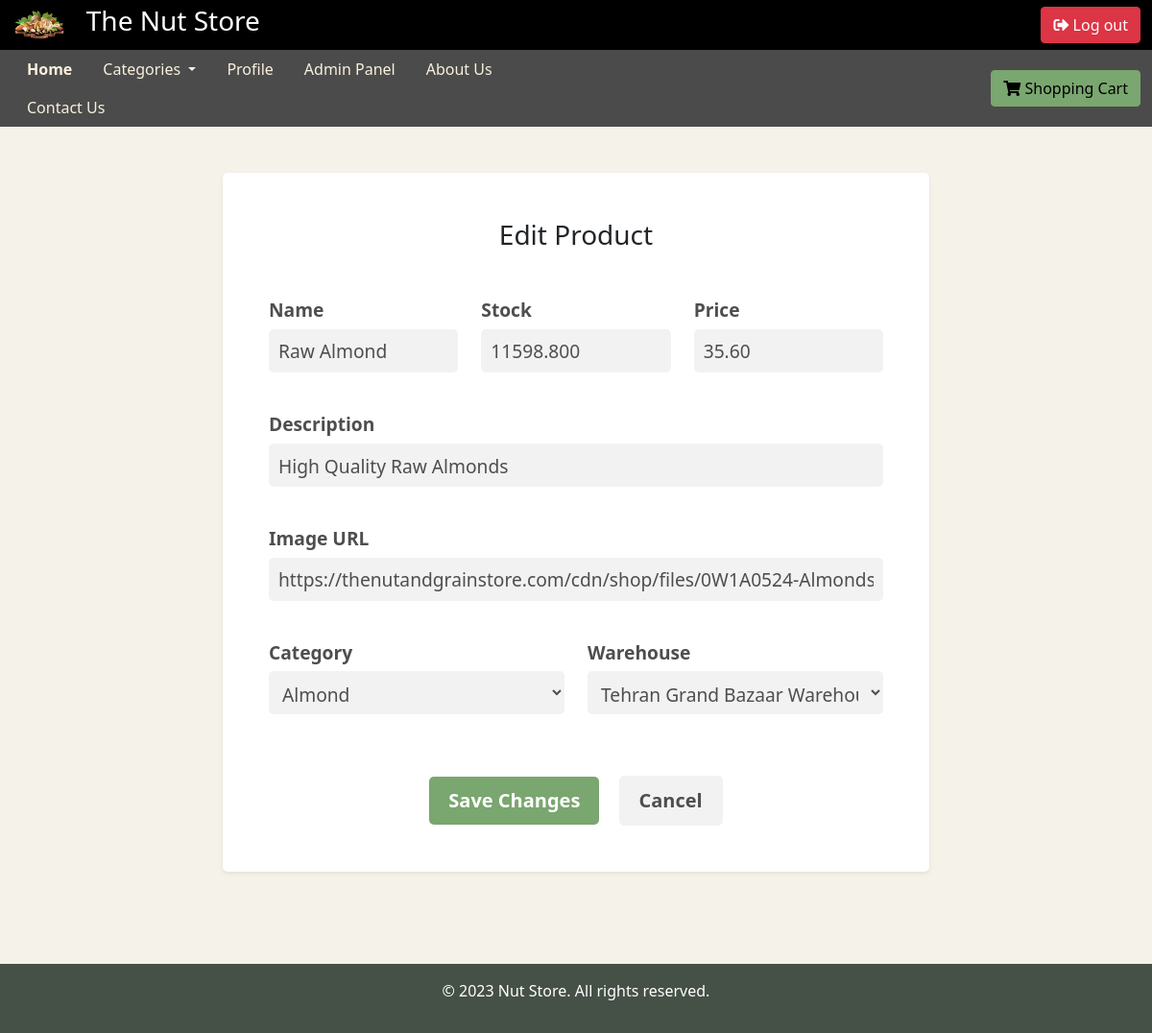
Before: /edit_product/2/ (signed in) with the older database file.
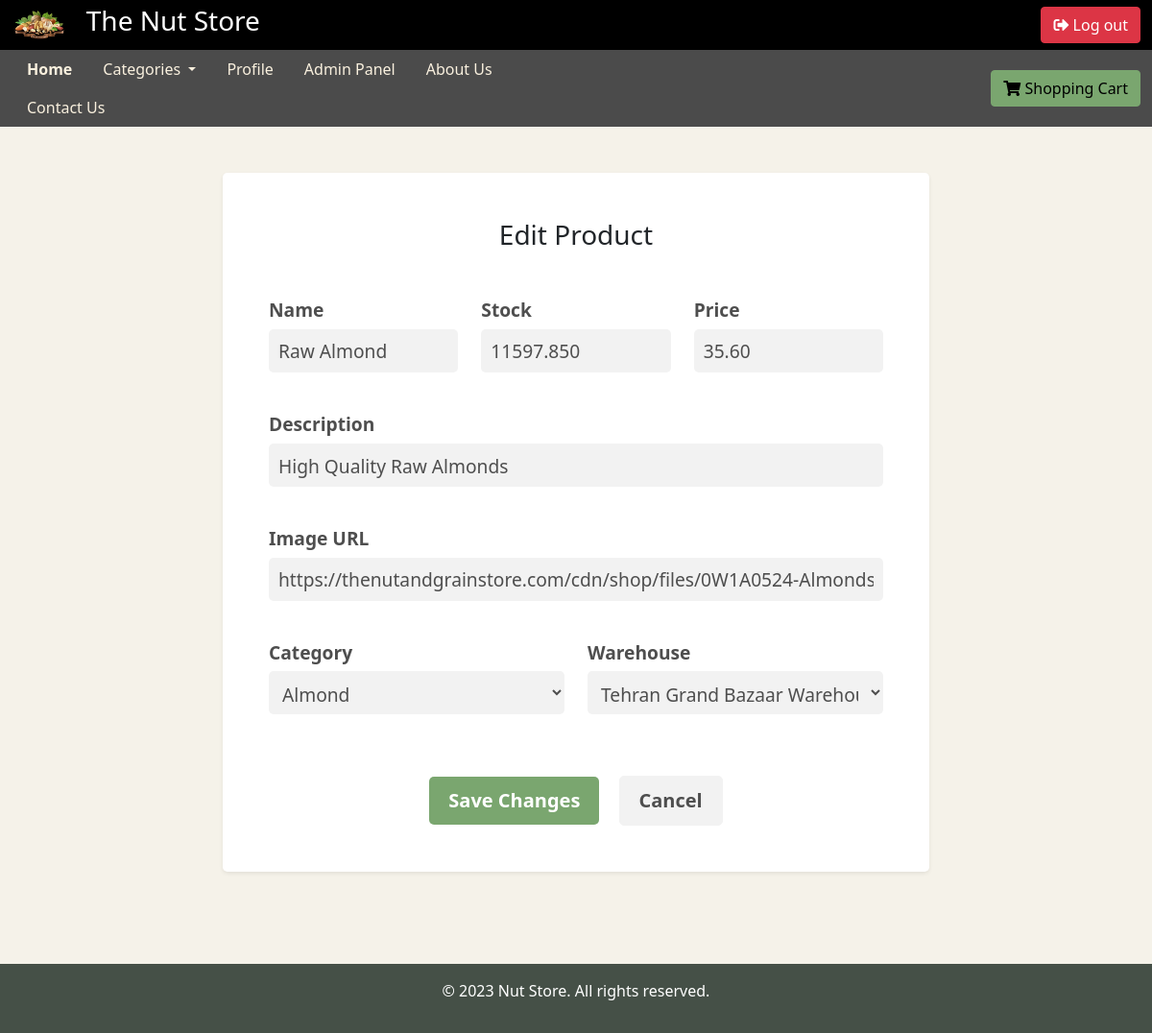
After: the same page with the newer database file.
### Nutstore/models.py (models this page shows, shortened)
class Product(models.Model):
    CATEGORY_CHOICES = (
        ('pistachio', 'Pistachio'),
        ('almond', 'Almond'),
        ('cashew', 'Cashew'),
        ('peanuts', 'Peanuts'),
        ('confectioneries', 'Confectioneries'),
        ('dried fruits', 'Dried Fruits'),
        ('snacks', 'Snacks'),
        ('other', 'Other Products'),
    )
    name = models.CharField(max_length=100)
    description = models.TextField()
    price = models.DecimalField(max_digits=8, decimal_places=2)
    warehouse = models.ForeignKey(Warehouse, on_delete=models.CASCADE)
    stock = models.DecimalField(max_digits = 10, decimal_places = 3)
    category = models.CharField(max_length=200, choices=CATEGORY_CHOICES)
    image = models.URLField(blank=True)

### Nutstore/views.py (the view)
# urls.py: path('edit_product/<int:pk>/', views.edit_product, name='edit_product'),  #EDIT THE PRODUCT BY ADMIN
@login_required
@user_passes_test(lambda u: u.is_superuser)
def edit_product(request, pk):
    categories = set(product.category for product in Product.objects.all())
    product = get_object_or_404(Product, pk=pk)
    form = ProductForm(instance=product)
    if request.method == 'POST':
        form = ProductForm(request.POST, instance=product)
        if form.is_valid():
            form.save()
            return redirect('manage_products')
    context = {
        'form': form,
        'categories': categories
    }
    return render(request, 'admin_panel/edit_product.html', context)

### Nutstore/forms.py
class ProductForm(forms.ModelForm):
    class Meta:
        model = Product
        fields = ['name', 'description', 'price', 'warehouse', 'stock', 'category', 'image']

### Nutstore/models.py (called while the page is built)
    def __str__(self):
        return self.name

### templates/admin_panel/edit_product.html (shortened to what this page needs)
{% extends 'base.html' %}
{% block content %}
  <div class="container py-5 h-100">
    <div class="row justify-content-center align-items-center h-100">
      <div class="col-12 col-lg-10 col-xl-8">
        <div class="card shadow-sm rounded-3 border-light">
          <div class="card-body p-5">
            <div class="text-center mb-5">
              <h3 class="mb-4 pb-2 pb-md-0 mb-md-5">Edit Product</h3>
            </div>
            <div class="text-center">
              <form method="post" class="form-horizontal d-inline-block">
                <div class="row mb-4">
                  <div class="col-sm-4">
                    <div class="form-outline">
                      <label class="form-label" for="{{ form.name.id_for_label }}">Name</label>
                      {{ form.name }}
                    </div>
                  </div>
                  <div class="col-sm-4">
                    <div class="form-outline">
                      <label class="form-label" for="{{ form.stock.id_for_label }}">Stock</label>
                      {{ form.stock }}
                    </div>
                  </div>
                  <div class="col-sm-4">
                    <div class="form-outline">
                      <label class="form-label" for="{{ form.price.id_for_label }}">Price</label>
                      {{ form.price }}
                    </div>
                  </div>
                </div>
                <div class="form-outline mb-4">
                  <label class="form-label" for="{{ form.description.id_for_label }}">Description</label>
                  {{ form.description }}
                </div>
                <div class="form-outline mb-4">
                  <label class="form-label" for="{{ form.image.id_for_label }}">Image URL</label>
                  {{ form.image }}
                </div>
                <div class="row mb-4">
                  <div class="col-sm-6">
                    <div class="form-outline">
                      <label class="form-label" for="{{ form.category.id_for_label }}">Category</label>
                      {{ form.category }}
                    </div>
                  </div>
                  <div class="col-sm-6">
                    <div class="form-outline">
                      <label class="form-label" for="{{ form.warehouse.id_for_label }}">Warehouse</label>
                      {{ form.warehouse }}
                    </div>
                  </div>
                </div>
                <div class="text-center">
                  <button class="btn btn-primary btn-lg" type="submit" value="Submit">Save Changes</button>
                  <a href="{% url 'manage_products' %}" class="btn btn-secondary btn-lg ml-3">Cancel</a>
                </div>
              </form>
            </div>
          </div>
        </div>
      </div>
    </div>
  </div>
{% endblock %}

Changed rows visible on the page:
changed Product "Raw Almond": stock "11598.800" → "11597.850"
